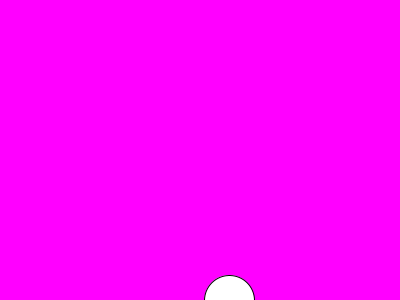
Frame 1 (no input)
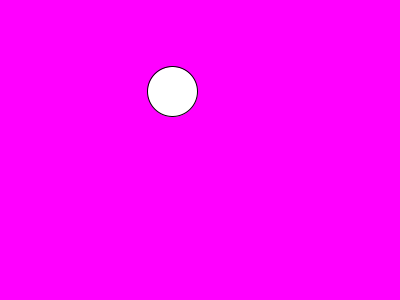
Frame 60 (the mouse pressed at the canvas centre just before this capture)
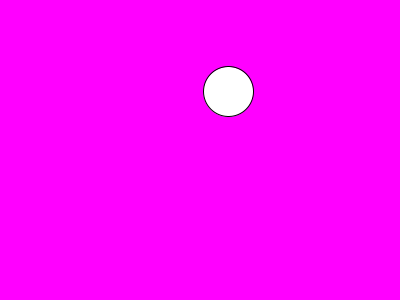
Frame 120 (the mouse held since frame 60 and released just before this capture)

The Processing sketch that drew these frames (run headless with seeded random() and noise(); from frame 60 on, the mouse is pressed at the canvas centre):

// Processing sketch: week08_4
// ── week08_4.pde
class FRUIT///class物件:物件生成每個水果(值、函式)
{
  float x,y,vx,vy;
  boolean fly;
  PApplet sketch;///使random 可使用的修改
  FRUIT(PApplet _sketch)///建構子:the first thing to do
  {
    sketch= _sketch;///使random 可使用的修改
    reset();
  }
  
  void reset()
  {
    x=sketch.random(100.0,300.0);///使random 可使用的修改
    y=300;
    vx=sketch.random(-2,2);///使random 可使用的修改
    vy=-13;
    fly=true;
  }
  
  void update()
  {
    x+=vx;
    y+=vy;
    vy+=0.98/3;
  }
}

FRUIT fruit;
void setup()
{
  size(400,300);
  fruit =new FRUIT(this);///使random 可使用的修改
}

void draw()
{
  background(255,0,255);
  ellipse(fruit.x,fruit.y,50,50);
  fruit.update();
}

void mousePressed()
{
  fruit.reset();
}
